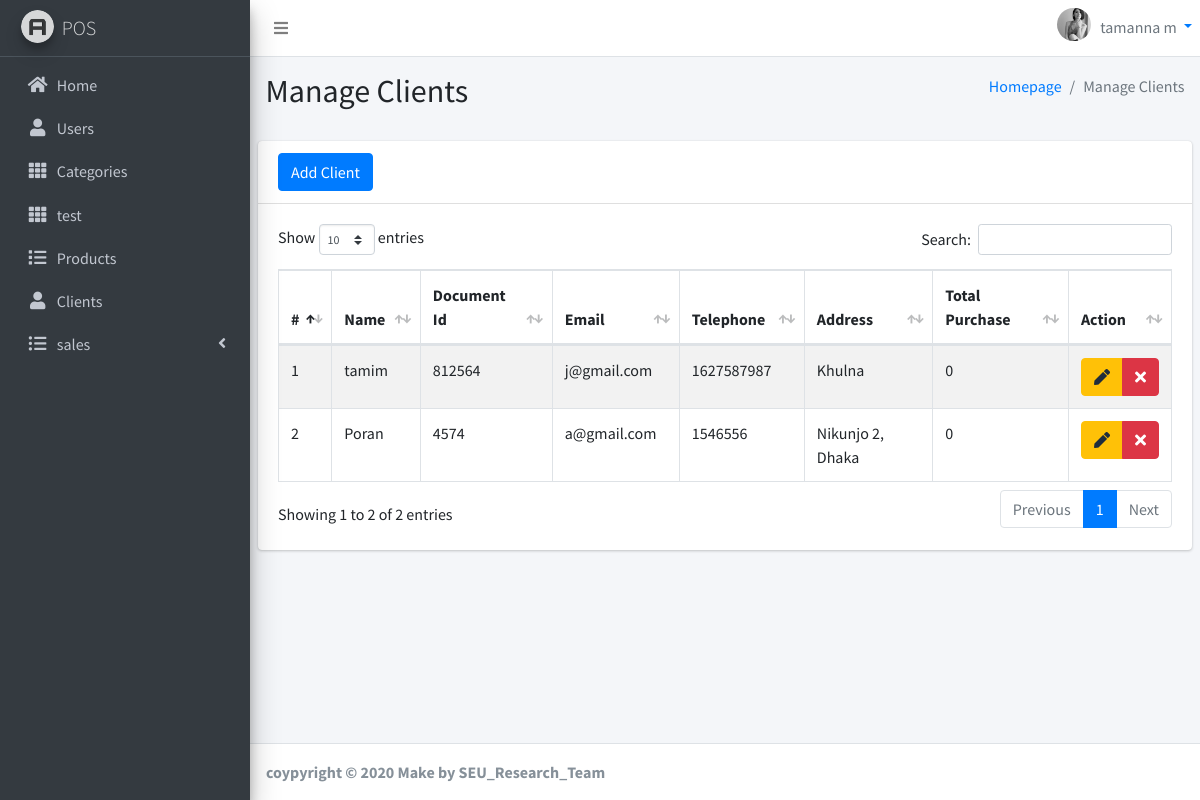
/clients.php (signed in), run on the app's committed database.
### tables this page shows
CREATE TABLE `clients` (
  `id` int(11) NOT NULL,
  `name` text NOT NULL,
  `document` int(11) NOT NULL,
  `email` text NOT NULL,
  `phone` int(11) NOT NULL,
  `address` text NOT NULL,
  `birth_date` date NOT NULL,
  `purchases` int(11) NOT NULL,
  `date` timestamp NOT NULL DEFAULT current_timestamp() ON UPDATE current_timestamp()
);

### clients.php (the view, shortened to what this page needs)
<?php
include "header.php";
?>
<div class="content-wrapper">
    <section class="content-header">
        <div class="container-fluid">
            <div class="row mb-2">
                <div class="col-sm-6">
                    <h2>Manage Clients</h2>
                </div>
                <div class="col-sm-6">
                    <ol class="breadcrumb float-sm-right">
                        <li class="breadcrumb-item"><a href="#"><i class="fa fa-dashboard"></i>Homepage</a></li>
                        <li class="breadcrumb-item active">Manage Clients</li>
                    </ol>
                </div>
            </div>
        </div>
    </section>
    <section class="content">
        <div class="card">
            <div class="card-header">
                <button class="btn btn-primary" data-toggle="modal" data-target="#modalAddClient">
                    Add Client
                </button>
            </div>
            <div class="card-body">
                <div class="box">
                    <table class="table table-bordered table-striped table-responsive-sm mydatatable">
                        <thead>
                        <tr>
                            <th>#</th>
                            <th>Name</th>
                            <th>Document Id</th>
                            <th>Email</th>
                            <th>Telephone</th>
                            <th>Address</th>
                            <th>Total Purchase</th>
                            <th>Action </th>
                        </tr>
                        </thead>
                        <tbody>
                        <?php
                        include_once "connection.php";
                        $query = "SELECT * FROM clients";
                        $result = mysqli_query($conn, $query);
                        $count = 0;
                        while ($row = mysqli_fetch_assoc($result)){
                        $count++;
                        ?>
                        <tr>
                        <td><?= $count ?></td>
                        <td><?= $row['name'] ?></td>
                        <td><?= $row['document'] ?></td>
                        <td><?= $row['email'] ?></td>
                        <td><?= $row['phone'] ?></td>
                        <td><?= $row['address'] ?></td>
                        <td><?= $row['purchases'] ?></td>
                        <td>
                            <div class="btn-group">
                                <button class="btn btn-warning" data-toggle="modal" data-target="#editClientModal-<?= $row['id'] ?>"><i class="fa fa-pen"></i></button>
                                <a href="controllers/deleteClient.controller.php?client_delete=<?= base64_encode($row['id']) ?>" class="btn btn-danger" onclick="return confirm('Are you sure to delete')"><i class="fa fa-times"></i></a>
                            </div>
                        </td>
                        </tr>
                        <?php
                        }
                        ?>
                        </tbody>
                    </table>
                </div>
            </div>
        </div>
    </section>
</div>
<?php
include "footer.php";
?>

### data on the page
clients: name "tamim", document "812564", email "j@gmail.com", phone "1627587987", address "Khulna", purchases "0"
clients: name "Poran", document "4574", email "a@gmail.com", phone "1546556", address "Nikunjo 2, Dhaka", purchases "0"

### other printed values
$_SESSION['name'] "tamanna m"
